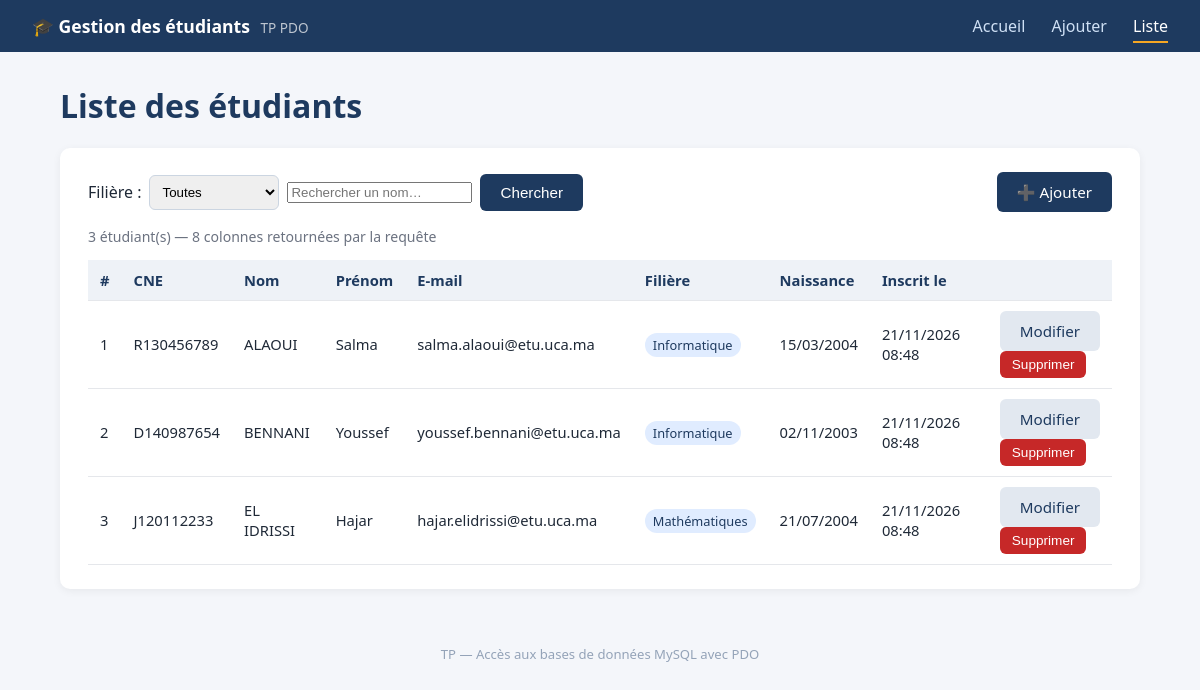
Page /liste.php on the committed database.
### tables this page shows
CREATE TABLE etudiants (
    id               INT UNSIGNED  NOT NULL AUTO_INCREMENT,
    cne              VARCHAR(20)   NOT NULL,
    nom              VARCHAR(50)   NOT NULL,
    prenom           VARCHAR(50)   NOT NULL,
    email            VARCHAR(100)  NOT NULL,
    filiere          VARCHAR(50)   NOT NULL,
    date_naissance   DATE          NULL,
    date_inscription DATETIME      NOT NULL DEFAULT CURRENT_TIMESTAMP,
    PRIMARY KEY (id),
    UNIQUE KEY uk_etudiants_cne   (cne),
    UNIQUE KEY uk_etudiants_email (email)
);

### config/connexion.php (called while the page is built, shortened)
<?php
function e(?string $valeur): string
{
    return htmlspecialchars($valeur ?? '', ENT_QUOTES, 'UTF-8');
}

### liste.php (the view, shortened to what this page needs)
<?php
require_once __DIR__ . '/config/connexion.php';
$pdo = getConnexion();
$filtre = $_GET['filiere'] ?? '';
$recherche = trim($_GET['q'] ?? '');
if ($recherche !== '') {
    $sql = 'SELECT id, cne, nom, prenom, email, filiere, date_naissance, date_inscription
            FROM etudiants
            WHERE (nom LIKE :motif_nom OR prenom LIKE :motif_prenom)';
    if ($filtre !== '' && in_array($filtre, FILIERES, true)) {
        $sql .= ' AND filiere = :filiere';
    }
    $sql .= ' ORDER BY nom, prenom';
    $stmt   = $pdo->prepare($sql);
    $motifs = ['%' . $recherche . '%'];
    $params = [':motif_nom' => $motifs[0], ':motif_prenom' => $motifs[0]];
    if ($filtre !== '' && in_array($filtre, FILIERES, true)) {
        $params[':filiere'] = $filtre;
    }
    $stmt->execute($params);
} else {
    $stmt = $pdo->query('SELECT id, cne, nom, prenom, email, filiere, date_naissance, date_inscription
                         FROM etudiants
                         ORDER BY nom, prenom');
}
$etudiants   = $stmt->fetchAll();
$nbEtudiants = count($etudiants);
$nbColonnes  = $stmt->columnCount();
require __DIR__ . '/includes/header.php';
?>
<h1>Liste des étudiants</h1>
<div class="carte">
    <div class="barre-outils">
        <form method="get" action="liste.php">
            <label for="filiere">Filière :</label>
            <select name="filiere" id="filiere" onchange="this.form.submit()">
                <option value="">Toutes</option>
            </select>
            <input type="search" name="q" id="q" placeholder="Rechercher un nom…" value="<?= e($recherche) ?>">
            <button class="btn" type="submit">Chercher</button>
        </form>
        <a class="btn" href="ajouter.php">➕ Ajouter</a>
    </div>
    <p class="info"><?= $nbEtudiants ?> étudiant(s) — <?= $nbColonnes ?> colonnes retournées par la requête</p>
    <table>
        <thead>
            <tr>
                <th>#</th><th>CNE</th><th>Nom</th><th>Prénom</th><th>E-mail</th>
                <th>Filière</th><th>Naissance</th><th>Inscrit le</th><th></th>
            </tr>
        </thead>
        <tbody>
        <?php if ($nbEtudiants === 0): ?>
            <tr><td colspan="9" class="vide">Aucun étudiant enregistré pour le moment.</td></tr>
        <?php else: ?>
            <?php foreach ($etudiants as $i => $etu): ?>
                <tr>
                    <td><?= $i + 1 ?></td>
                    <td><?= e($etu['cne']) ?></td>
                    <td><?= e(mb_strtoupper($etu['nom'], 'UTF-8')) ?></td>
                    <td><?= e($etu['prenom']) ?></td>
                    <td><?= e($etu['email']) ?></td>
                    <td><span class="badge"><?= e($etu['filiere']) ?></span></td>
                    <td><?= $etu['date_naissance'] ? date('d/m/Y', strtotime($etu['date_naissance'])) : '—' ?></td>
                    <td><?= date('d/m/Y H:i', strtotime($etu['date_inscription'])) ?></td>
                    <td>
                        <a class="btn btn-secondaire" href="modifier.php?id=<?= (int) $etu['id'] ?>">Modifier</a>
                        <form method="post" action="supprimer.php" onsubmit="return confirm('Supprimer cet étudiant ?');">
                            <button type="submit" class="btn btn-danger">Supprimer</button>
                        </form>
                    </td>
                </tr>
            <?php endforeach; ?>
        <?php endif; ?>
        </tbody>
    </table>
</div>
<?php require __DIR__ . '/includes/footer.php'; ?>

### includes/header.php (shortened to what this page needs)
<?php
$page  = basename($_SERVER['SCRIPT_NAME']);
?>
<!DOCTYPE html>
<html lang="fr">
<head>
    <link rel="stylesheet" href="assets/style.css">
</head>
<body>
<header class="topbar">
    <div class="brand">🎓 Gestion des étudiants <span>TP PDO</span></div>
    <nav>
        <a href="index.php"   class="<?= $page === 'index.php'   ? 'actif' : '' ?>">Accueil</a>
        <a href="ajouter.php" class="<?= $page === 'ajouter.php' ? 'actif' : '' ?>">Ajouter</a>
        <a href="liste.php"   class="<?= $page === 'liste.php'   ? 'actif' : '' ?>">Liste</a>
    </nav>
</header>
<main class="conteneur">

### includes/footer.php
</main>
<footer class="pied">TP — Accès aux bases de données MySQL avec PDO</footer>
</body>
</html>

### assets/style.css (style rules this page uses)
* { box-sizing: border-box; }
body { margin: 0; font-family: "Segoe UI", Roboto, Arial, sans-serif; background: #f4f6fa; color: #1f2937; }
.topbar { background: #1e3a5f; color: #fff; display: flex; justify-content: space-between; align-items: center; padding: 14px 32px; }
.brand { font-weight: 600; font-size: 1.1rem; }
.brand span { font-weight: 400; opacity: .7; font-size: .85rem; margin-left: 6px; }
.topbar nav a { color: #cfe0f5; text-decoration: none; margin-left: 22px; padding-bottom: 4px; }
.topbar nav a:hover, .topbar nav a.actif { color: #fff; border-bottom: 2px solid #f5a623; }
.conteneur { max-width: 1120px; margin: 32px auto; padding: 0 20px; }
h1 { color: #1e3a5f; margin-top: 0; }
.carte { background: #fff; border-radius: 10px; padding: 24px 28px; box-shadow: 0 2px 8px rgba(0,0,0,.06); margin-bottom: 24px; }
.btn { display: inline-block; background: #1e3a5f; color: #fff; border: 0; border-radius: 6px; padding: 10px 20px; font-size: .95rem; cursor: pointer; text-decoration: none; }
.btn-secondaire { background: #e2e8f0; color: #1e3a5f; }
.btn-danger { background: #c62828; padding: 6px 12px; font-size: .85rem; }
.barre-outils { display: flex; justify-content: space-between; align-items: center; gap: 12px; flex-wrap: wrap; margin-bottom: 14px; }
.barre-outils form { display: flex; gap: 8px; align-items: center; }
.barre-outils select { padding: 8px; border-radius: 6px; border: 1px solid #cbd5e1; }
table { width: 100%; border-collapse: collapse; background: #fff; }
th, td { padding: 10px 12px; text-align: left; border-bottom: 1px solid #e5e7eb; font-size: .92rem; }
th { background: #eef2f7; color: #1e3a5f; }
.badge { background: #e0ecff; color: #1e3a5f; padding: 3px 8px; border-radius: 12px; font-size: .8rem; }
.info { color: #6b7280; font-size: .88rem; }
.pied { text-align: center; color: #94a3b8; font-size: .82rem; padding: 24px; }
.btn-danger { white-space: nowrap; }

### rows in the picture
etudiants: cne "R130456789", nom "ALAOUI", prenom "Salma", email "salma.alaoui@etu.uca.ma", filiere "Informatique", date_naissance "15/03/2004", date_inscription "21/11/2026 08:48"
etudiants: cne "D140987654", nom "BENNANI", prenom "Youssef", email "youssef.bennani@etu.uca.ma", filiere "Informatique", date_naissance "02/11/2003", date_inscription "21/11/2026 08:48"
etudiants: cne "J120112233", nom "EL IDRISSI", prenom "Hajar", email "hajar.elidrissi@etu.uca.ma", filiere "Mathématiques", date_naissance "21/07/2004", date_inscription "21/11/2026 08:48"

### other values in the picture
$nbEtudiants "3"
$nbColonnes "8"
